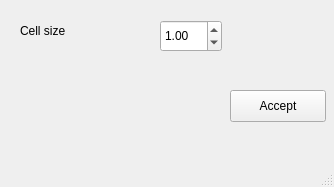
<?xml version="1.0" encoding="UTF-8"?>
<ui version="4.0">
 <class>Conf_Histograma</class>
 <widget class="QMainWindow" name="Conf_Histograma">
  <property name="geometry">
   <rect>
    <x>0</x>
    <y>0</y>
    <width>334</width>
    <height>187</height>
   </rect>
  </property>
  <property name="minimumSize">
   <size>
    <width>334</width>
    <height>187</height>
   </size>
  </property>
  <property name="windowTitle">
   <string>Configuración Histograma</string>
  </property>
  <widget class="QWidget" name="centralwidget">
   <widget class="QPushButton" name="Aceptar">
    <property name="geometry">
     <rect>
      <x>230</x>
      <y>90</y>
      <width>96</width>
      <height>32</height>
     </rect>
    </property>
    <property name="text">
     <string>Accept</string>
    </property>
   </widget>
   <widget class="QLabel" name="label">
    <property name="geometry">
     <rect>
      <x>20</x>
      <y>20</y>
      <width>131</width>
      <height>22</height>
     </rect>
    </property>
    <property name="text">
     <string>Cell size</string>
    </property>
   </widget>
   <widget class="QDoubleSpinBox" name="Tam_Celda">
    <property name="geometry">
     <rect>
      <x>160</x>
      <y>20</y>
      <width>62</width>
      <height>32</height>
     </rect>
    </property>
    <property name="minimum">
     <double>0.010000000000000</double>
    </property>
    <property name="maximum">
     <double>999999.000000000000000</double>
    </property>
    <property name="singleStep">
     <double>1.000000000000000</double>
    </property>
    <property name="value">
     <double>1.000000000000000</double>
    </property>
   </widget>
  </widget>
  <widget class="QMenuBar" name="menubar">
   <property name="geometry">
    <rect>
     <x>0</x>
     <y>0</y>
     <width>334</width>
     <height>25</height>
    </rect>
   </property>
  </widget>
  <widget class="QStatusBar" name="statusbar"/>
 </widget>
 <resources/>
 <connections/>
</ui>
